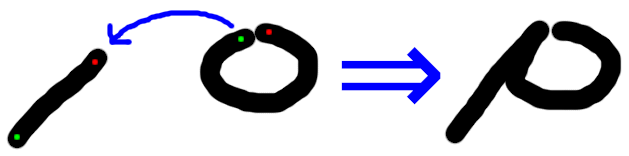
#> input picture resources/glyph_stitch.png, 629 x 156 px; its folder holds only this picture in this run
$ python -i glyph_renderer.py   (imports and definitions only)
#> lines starting #> are read from the running program, lines starting #| are printed output that depends on the picture
from typing import List
from PIL import Image
from tqdm import tqdm
from importlib import resources

from glyph import Glyph, SPECIAL_SYMBOLS
from orthic_encoder import OrthicEncoder


def sign(x: int):
    return (x > 0) - (x < 0)


class GlyphRenderer:
    def __init__(self, glyph_folder=resources.files('glyphs')):
        self.glyph_folder = glyph_folder

    # [156 lines left out: functions render_text, render_word, load_glyph_image, not called in this run]

    def convert_grayscale_to_alpha(self, img):
        img = img.convert("RGBA")

        for y in range(img.height):
            for x in range(img.width):
                r, g, b, _ = img.getpixel((x, y))

                # Skip red and green pixels
                if (r, g, b) == (255, 0, 0) or (r, g, b) == (0, 255, 0):
                    continue

                # Convert grayscale to alpha
                grayscale = int(0.299 * r + 0.587 * g + 0.114 * b)
                alpha = 255 - grayscale
                img.putpixel((x, y), (0, 0, 0, alpha))

        return img

    # [37 lines left out: functions find_glyph_start_end_positions, place_glyph, expand_canvas, replace_alignment_pixels, not called in this run]

    def crop_to_content(self, canvas):
        bbox = canvas.getbbox()
        return canvas.crop(bbox) if bbox else canvas

    # [6 lines left out: function paste_on_white_background, not called in this run]

>>> from PIL import Image
>>> picture = Image.open('../resources/glyph_stitch.png')
#> picture is the input picture: PIL image 629x156 RGBA; mean R, G, B, A 209.5, 209.5, 216.5, 255
>>> result = GlyphRenderer().convert_grayscale_to_alpha(picture)
#> after the loop in convert_grayscale_to_alpha, `for y in range(img.height):`:
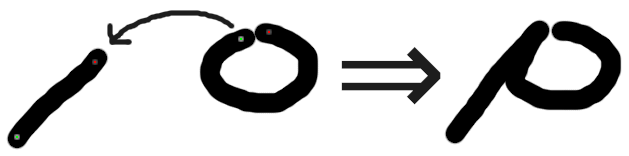
#> img: PIL image 629x156 RGBA; mean R, G, B, A 0, 0, 0, 44.7; transparent parts drawn white
